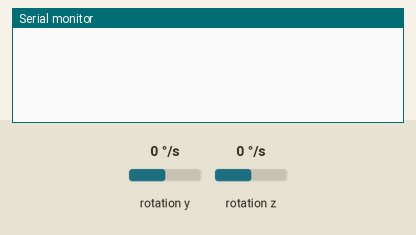
Bench run of a sketch on a simulated Arduino Uno, built with avr-gcc and run on an emulated ATmega328P. Shown: the last lines printed to the serial monitor. Wiring (inferred from the names in the program): MPU-6050 motion sensor at I2C address 0x68. Inputs (shaded band) come from the test bench; at power-on: rotation y 0 °/s, rotation z 0 °/s.

Above: at 1.2 s.
1.3 s: rotation y set to -192 °/s
At 2.4 s:
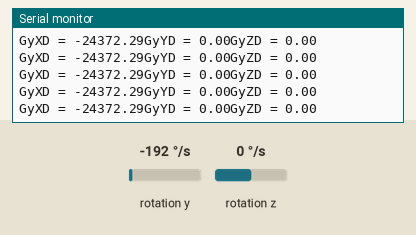
3.2 s: rotation z set to 100 °/s
At 4.1 s:
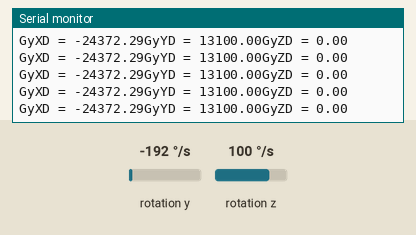
6.2 s: rotation y set to -100 °/s
At 7.3 s:
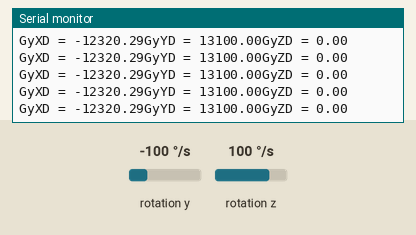
7.7 s: rotation z set to -192 °/s
At 13.46 s:
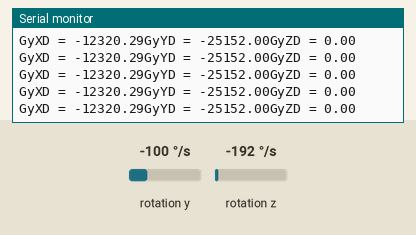
Timing chart, 0 to 14.7 s (numbered marks = the images above; inputs shaded):
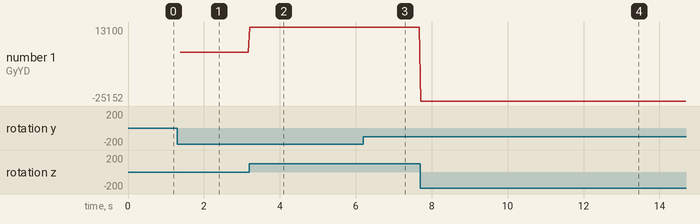

Measured:
- after the input at 1.3 s, the serial monitor: prints a new line after 0.08 s (image 1)
- after the input at 3.2 s, the serial monitor: prints a new line at once (image 2)
- after the input at 6.2 s, the serial monitor: prints a new line at once (image 3)
- after the input at 7.7 s, the serial monitor: prints a new line at once (image 4)
- plotted number 1: 0 → 13100 after the input at 3.2 s, 13100 → -25152 after the input at 7.7 s

The sketch:

______________149_.ino
```cpp
#include <Wire.h>

void setup() {
  Serial.begin(115200);

  Wire.begin();
  Wire.setClock(400000);

  Wire.beginTransmission(0x68);
  Wire.write(0x6b);
  Wire.write(0x0);
  Wire.endTransmission(true);
}

void loop() {
  Wire.beginTransmission(0x68);
  Wire.write(0x45);
  Wire.endTransmission(false);
  Wire.requestFrom(0x68,6,true);
  int16_t GyXH = Wire.read();
  int16_t GyXL = Wire.read();
  int16_t GyYH = Wire.read();
  int16_t GyYL = Wire.read();
  int16_t GyZH = Wire.read();
  int16_t GyZL = Wire.read();
  int16_t GyX = GyXH <<8 |GyXL;
  int16_t GyY = GyYH <<8 |GyYL;
  int16_t GyZ = GyZH <<8 |GyZL; //raw 값

  static int32_t GyXSum =0, GyYSum =0, GyZSum =0;
  static double GyXOff =0.0, GyYOff =0.0, GyZOff =0.0;
  static int cnt_sample =1000;
  if(cnt_sample >0) {
	GyXSum += GyX, GyYSum += GyY, GyZSum += GyZ;
	cnt_sample --;
	if(cnt_sample ==0) {
	  GyXOff = GyXSum /1000.0;
    GyYOff = GyYSum /1000.0;
    GyZOff = GyZSum /1000.0;  //GyY를 1000번 더한 값인 GyYSum을 이용해 GyY의 평균값인 GyYOff 구하기
	}
	delay(1); //1mm delay 후 return
	return;
  }
  double GyXD = GyX - GyXOff;
  double GyYD = GyY - GyYOff;
  double GyZD = GyZ - GyZOff; //보정된 값

  static int cnt_loop;
  cnt_loop ++;
  if(cnt_loop%100 !=0) return;  //100번 마다 세기

 /*  Serial.print("GyX = "); Serial.print(GyX),
     Serial.print("GyY = "); Serial.print(GyY),
     Serial.print("GyZ = "); Serial.print(GyZ); */
  Serial.print("GyXD = "); Serial.print(GyXD);
  Serial.print("GyYD = "); Serial.print(GyYD);
  Serial.print("GyZD = "); Serial.print(GyZD);
  Serial.println();
}
```

mpu6050_loop_func.cpp
```cpp
#include <Wire.h>
#include <Arduino.h>

#define LSB_Sensitivity_R4_2 16384.0
#define MPU 0x68
#define cali_sampling_rate 200
#define sample 4000

long sampling_timer;
float accAngleX, accAngleY, gyroAngleX, gyroAngleY, gyroAngleZ;
float elapsedTime, currentTime, previousTime;

// get raw data
typedef struct s_accVal{
  float accX;
  float accY;
  float accZ;
} t_accVal;

typedef struct s_gyroVal{
  float gyroX;
  float gyroY;
  float gyroZ;
} t_gyroVal;

typedef struct s_errVal{
  float AccErrorX;
  float AccErrorY;
  float GyroErrorX;
  float GyroErrorY;
  float GyroErrorZ;
} t_errVal;

typedef struct s_angleVal{
  float roll;
  float pitch;
  float yaw;
} t_angleVal;

// getting raw data function
// get accelerator raw data
t_accVal getAccRawContinue(){
  t_accVal ret1;
  ret1.accX = (Wire.read() << 8 | Wire.read()) / LSB_Sensitivity_R4_2;
  ret1.accY = (Wire.read() << 8 | Wire.read()) / LSB_Sensitivity_R4_2;
  ret1.accZ = (Wire.read() << 8 | Wire.read()) / LSB_Sensitivity_R4_2;

  return ret1;
} // ret에 채워 넣은 걸 반환하겠다

// get raw gyroscope data
t_gyroVal getGyroRawContinue(){
  t_gyroVal ret2;
  ret2.gyroX = (Wire.read() << 8 | Wire.read()) / 131.0;
  ret2.gyroY = (Wire.read() << 8 | Wire.read()) / 131.0;
  ret2.gyroZ = (Wire.read() << 8 | Wire.read()) / 131.0;

  return ret2;
} // t_gyroVal는 반환 형태임

//caculate IMU error

t_errVal calculate_IMU_error(){
  t_errVal ret3;
  ret3.AccErrorX = 0;
  ret3.AccErrorY = 0;
  ret3.GyroErrorX = 0;
  ret3.GyroErrorY = 0;
  ret3.GyroErrorZ = 0;

  int c = 0;

  while (c < cali_sampling_rate) {
    Wire.beginTransmission(MPU);
    Wire.write(0x3B);
    Wire.endTransmission(false);
    Wire.requestFrom(MPU, 6, true);
    t_accVal accVal = getAccRawContinue();

    // Sum all readings
    ret3.AccErrorX = ret3.AccErrorX + ((atan((accVal.accY) / sqrt(pow((accVal.accX), 2) + pow((accVal.accZ), 2))) * 180 / PI));
    ret3.AccErrorY = ret3.AccErrorY + ((atan(-1 * (accVal.accX) / sqrt(pow((accVal.accY), 2) + pow((accVal.accZ), 2))) * 180 / PI));
    c++;
    }

  //Divide the sum by 200 to get the error value
  ret3.AccErrorX = ret3.AccErrorX / 200;
  ret3.AccErrorY = ret3.AccErrorY / 200;
  c = 0;

  // Read gyro values 200 times
  while (c < cali_sampling_rate) {
    Wire.beginTransmission(MPU);
    Wire.write(0x43);
    Wire.endTransmission(false);
    Wire.requestFrom(MPU, 6, true);

    t_gyroVal gyroVal = getGyroRawContinue();

    // Sum all readings
    ret3.GyroErrorX = ret3.GyroErrorX + gyroVal.gyroX;
    ret3.GyroErrorY = ret3.GyroErrorY + gyroVal.gyroY;
    ret3.GyroErrorZ = ret3.GyroErrorZ + gyroVal.gyroZ;
    c++;
  }

  //Divide the sum by 200 to get the error value
  ret3.GyroErrorX = ret3.GyroErrorX / 200.0;
  ret3.GyroErrorY = ret3.GyroErrorY / 200.0;
  ret3.GyroErrorZ = ret3.GyroErrorZ / 200.0;

  return ret3;
}

void printIMUError(t_errVal errVal) {
  // Print the error values on the Serial Monitor
  Serial.print("AccErrorX: ");
  Serial.println(errVal.AccErrorX);
  Serial.print("AccErrorY: ");
  Serial.println(errVal.AccErrorY);
  Serial.print("GyroErrorX: ");
  Serial.println(errVal.GyroErrorX);
  Serial.print("GyroErrorY: ");
  Serial.println(errVal.GyroErrorY);
  Serial.print("GyroErrorZ: ");
  Serial.println(errVal.GyroErrorZ);
  }

// initializing IMU wire
void initializeIMU(){
  Serial.println("Calibration Processing...");
  Wire.beginTransmission(MPU);       // Start communication with MPU6050 // MPU=0x68
  Wire.write(0x6B);                  // Talk to the register 6B
  Wire.write(0x00);                  // Make reset - place a 0 into the 6B register
  Wire.endTransmission(true);        //end the transmission

  // Configure Accelerometer Sensitivity - Full Scale Range (default +/- 2g)
  Wire.beginTransmission(MPU);
  Wire.write(0x1C);                  //Talk to the ACCEL_CONFIG register (1C hex)
  Wire.write(0x10);                  //Set the register bits as 00010000 (+/- 8g full scale range)
  Wire.endTransmission(true);
  // Configure Gyro Sensitivity - Full Scale Range (default +/- 250deg/s)
  Wire.beginTransmission(MPU);
  Wire.write(0x1B);                   // Talk to the GYRO_CONFIG register (1B hex)
  Wire.write(0x10);                   // Set the register bits as 00010000 (1000deg/s full scale)
  Wire.endTransmission(true);
  delay(20);

  // Call this function if you need to get the IMU error values for your module
  t_errVal errVal = calculate_IMU_error();
  printIMUError(errVal);
  delay(20);
  Serial.println("Calibration Successed");
}

// get acceleroneer raw and error data
void talkToAccData(){
  Wire.beginTransmission(MPU);
  Wire.write(0x3B); // Start with register 0x3B (ACCEL_XOUT_H)
  Wire.endTransmission(false);
  Wire.requestFrom(MPU, 6, true); // Read 6 registers total, each axis value is stored in 2 registers
}

void talkToGyroData(){
  Wire.beginTransmission(MPU);
  Wire.write(0x43); // Gyro data first register address 0x43
  Wire.endTransmission(false);
  Wire.requestFrom(MPU, 6, true); // Read 4 registers total, each axis value is stored in 2 registers
}

// calculate angle
t_angleVal calAngleValue(t_accVal accVal, t_gyroVal gyroVal, t_errVal errVal){
  t_angleVal ret4;

  talkToAccData();
  // Calculating Roll and Pitch from the accelerometer data
  accAngleX = (atan(accVal.accY / sqrt(pow(accVal.accX, 2) + pow(accVal.accZ, 2))) * 180 / PI) - errVal.AccErrorX; // AccErrorX ~(0.58) See the calculate_IMU_error()custom function for more details
  accAngleY = (atan(-1 * accVal.accX / sqrt(pow(accVal.accY, 2) + pow(accVal.accZ, 2))) * 180 / PI) - errVal.AccErrorY; // AccErrorY ~(-1.58)

  // === read angle with filter  ===
  // === Read gyroscope data === //
  previousTime = currentTime;        // Previous time is stored before the actual time read
  currentTime = millis();            // Current time actual time read
  elapsedTime = (currentTime - previousTime) / 1000;  // Divide by 1000 to get seconds

  talkToGyroData();
  // Correct the outputs with the calculated error values
  gyroVal.gyroX = gyroVal.gyroX - errVal.GyroErrorX; // GyroErrorX ~(-0.56)
  gyroVal.gyroY = gyroVal.gyroY - errVal.GyroErrorY; // GyroErrorY ~(2)
  gyroVal.gyroZ = gyroVal.gyroZ - errVal.GyroErrorZ; // GyroErrorZ ~ (-0.8)

  // Currently the raw values are in degrees per seconds, deg/s, so we need to multiply by sendonds (s) to get the angle in degrees
  gyroAngleX = gyroAngleX + gyroVal.gyroX * elapsedTime; // deg/s * s = deg
  gyroAngleY = gyroAngleY + gyroVal.gyroY * elapsedTime; // gyroAngleX = GyroX * elapsedTime; then the movement than the stabilization

  // Complementary filter - combine acceleromter and gyro angle values
  gyroAngleX = 0.996 * gyroAngleX + 0.004 * accAngleX;
  gyroAngleY = 0.996 * gyroAngleY + 0.004 * accAngleY;

  ret4.roll = gyroAngleX;
  ret4.pitch = gyroAngleY;
  ret4.yaw = ret4.yaw + gyroVal.gyroZ * elapsedTime;
  return ret4;
}

// Print the values on the serial monitor
void printAngleVal(t_angleVal angleVal){
  Serial.print(angleVal.roll);
  Serial.print("/");
  Serial.print(angleVal.pitch);
  Serial.print("/");
  Serial.println(angleVal.yaw);
}

// sampling clock
void samplingRate(){
  while(micros() - sampling_timer < sample); //
  sampling_timer = micros(); //Reset the sampling timer
}

// main function imu

// imu initializing
void setup(){
  Wire.begin();  // Initialize comunication
  Serial.begin(9600);
  initializeIMU();  // wire setup
  delay(100);
}

void loop(){
  // get values
  t_accVal accVal = getAccRawContinue();  // accVal에 함수 거친 것이 저장됨
  t_gyroVal gyroVal = getGyroRawContinue();
  t_errVal errVal = calculate_IMU_error();  // TODO: loop에서 여기까지 계속 가져오니까 문제가 생기는 듯
  Serial.println("Error Value");
  Serial.println(errVal.GyroErrorX);

  // calculate roll, pitch, yaw
  t_angleVal angleVal = calAngleValue(accVal, gyroVal, errVal);
  printAngleVal(angleVal);
  samplingRate();
}

//TODO: low speed and inaccurate value
//TODO: error value가 갱신됨
```
